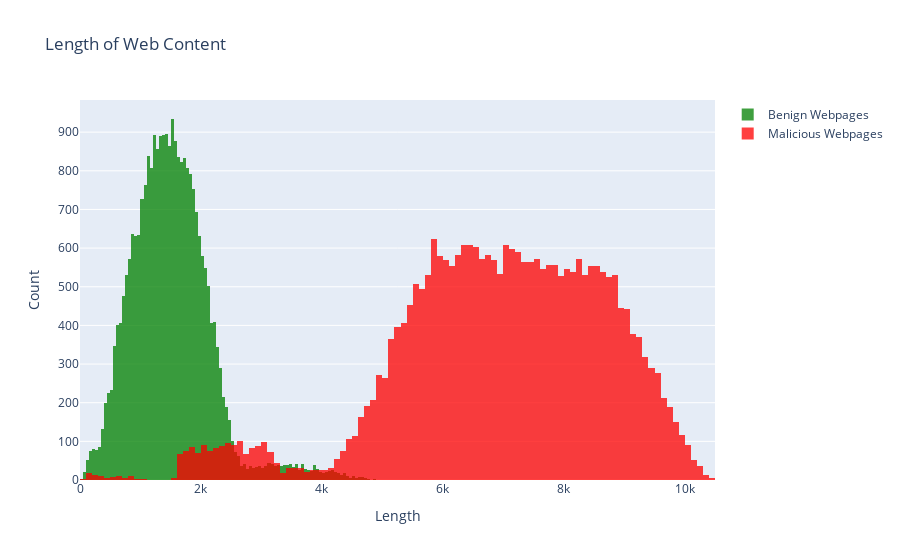

The code cell stored with this chart in its notebook:
### Markdown cell above
Length of Web Content Analysis

### Code cell
df_train_reduced['content_len'] = df_train_reduced['content'].astype(str).apply(len)
df_test_reduced['content_len'] = df_test_reduced['content'].astype(str).apply(len)

#df_trial : good and bad
df_trial_good = df_train_reduced.loc[df_train['label']=='good']
df_trial_bad = df_train_reduced.loc[df_train['label']=='bad']
#Plotting it on Histograms
fig = go.Figure()
t1= go.Histogram(x=df_trial_good['content_len'],name='Benign Webpages',marker_color='green')
t2= go.Histogram(x=df_trial_bad['content_len'],name='Malicious Webpages',marker_color='red')
fig.add_trace(t1)
fig.add_trace(t2)
fig.update_layout(title="Length of Web Content",xaxis_title="Length",yaxis_title="Count")
# Overlay both histograms
fig.update_layout(barmode='overlay')
# Reduce opacity to see both histograms
fig.update_traces(opacity=0.75)
fig.show()

### Figure 1 — Plotly figure (JSON) as saved in the notebook; plotly's stock layout.template omitted (floating-point values rounded to 4 significant figures; data arrays with more than 128 entries replaced by an {"elided": "..."} marker saying what was removed)
{"data": [{"marker": {"color": "green"}, "name": "Benign Webpages", "opacity": 0.75, "type": "histogram", "x": {"elided": "27253 int values"}}, {"marker": {"color": "red"}, "name": "Malicious Webpages", "opacity": 0.75, "type": "histogram", "x": {"elided": "27253 int values"}}], "layout": {"barmode": "overlay", "title": {"text": "Length of Web Content"}, "xaxis": {"title": {"text": "Length"}}, "yaxis": {"title": {"text": "Count"}}}}
